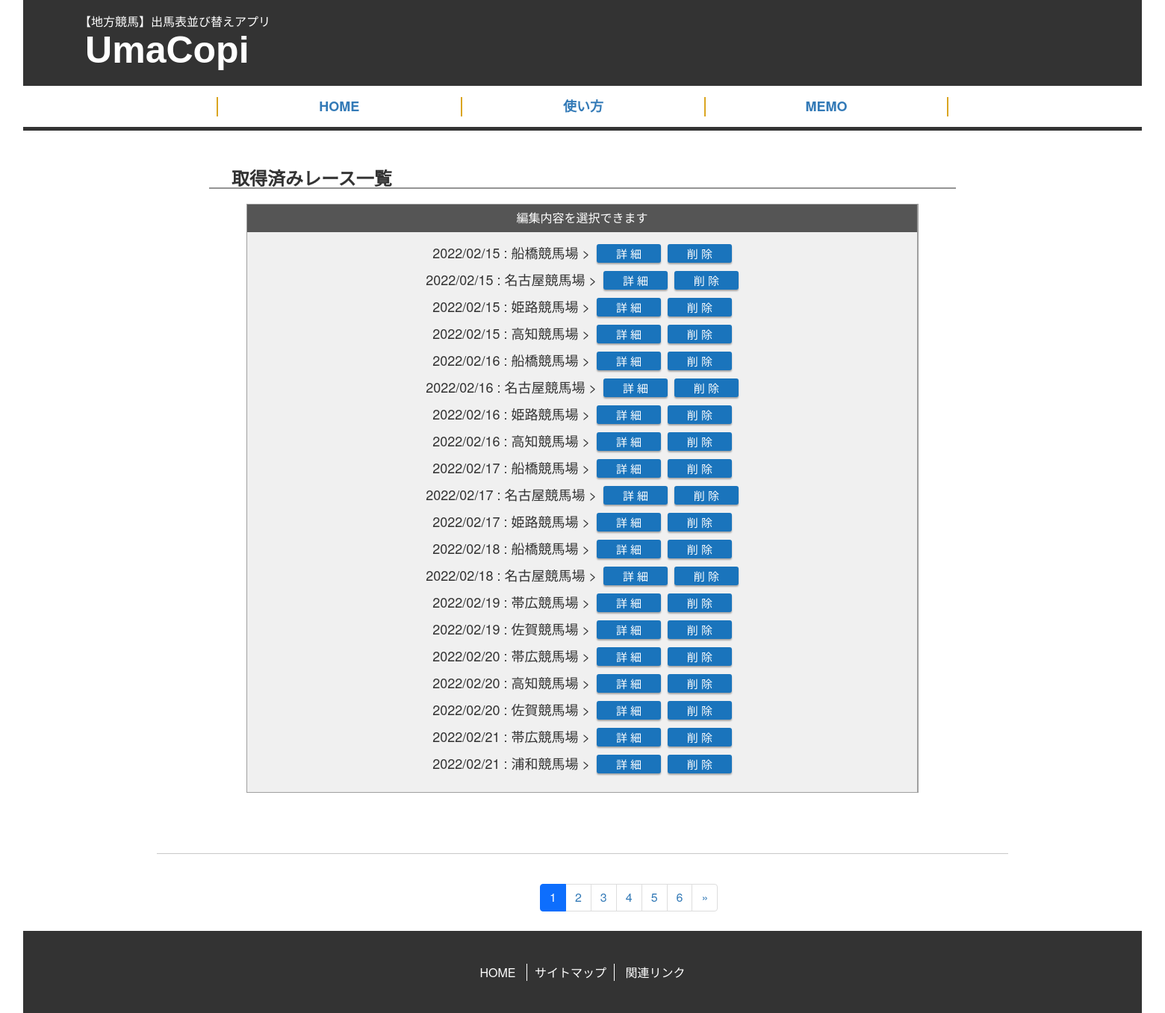
The page /umacopi/home/organize/ on the database its author committed.
### umacopi/models.py (models this page shows, shortened)
class RaceInfo(models.Model): # 『レース情報』テーブル(一開催日＋一開催場所当りの情報を特定)
    date = models.CharField(max_length=12, verbose_name='開催日') # 開催日
    venue = models.ForeignKey(Venue, on_delete=models.CASCADE, verbose_name='開催場所') # 開催場所
    class Meta:
        verbose_name_plural = "レース情報"

class Venue(models.Model): # 開催場所テーブル
    name = models.CharField(max_length=10, verbose_name='開催場所名')
    class Meta:
        verbose_name_plural = "開催場所"

### umacopi/views.py (the view)
# urls.py: path('home/organize/', OrganizeView.as_view(), name='organize'),
class OrganizeView(ListView):
    model = RaceInfo
    template_name = 'organize.html'
    paginate_by = 20

### templates/organize.html (shortened to what this page needs)
{% extends 'base.html' %}
{% load static %}
    {% block contents %}
    <div class="innerWrapper">
      <h3>取得済みレース一覧</h3>
      <table class="course">
        <tbody>
          <tr>
            <th class="edit">編集内容を選択できます</th>
          </tr>
          <tr>
            <td class="">
              {% for object in object_list %}
              <div>
                <span class="edit-race">{{ object.date }} : {{ object.venue.name }} ></span>
                <a href='{% url "detail_pk" object.pk %}?pk={{object.pk}}' class="delete-01">詳 細</a>
                <a href='{% url "delete_pk" object.pk %}?pk={{object.pk}}' class="delete-01">削 除</a><br>
              </div>
              {% endfor %}
            </td>
          </tr>
        </tbody>
      </table>
    </div>
    <div class="container">
      <hr>
      {% include "pagination.html" %}
    </div>
    {% endblock %}

### static/css/style.css (style rules this page uses)
h1, h2, h3, h4, h5, h6, .h1, .h2, .h3, .h4, .h5, .h6 { font-family: inherit; font-weight: 500; line-height: 1.1; color: inherit; }
a:-webkit-any-link { cursor: pointer; }
html, body, div, span, applet, object, iframe, h1, h2, h3, h4, h5, h6, p, blockquote, pre, a, abbr, acronym, address, big, cite, code, del, dfn, em, img, ins, kbd, q, s, samp, small, strike, strong, sub, sup, tt, var, b, u, i, center, dl, dt, dd, ol, ul, li, fieldset, form, label, legend, table, caption, tbody, tfoot, thead, tr, th, td, article, aside, canvas, details, embed, figure, figcaption, footer, header, hgroup, menu, nav, output, ruby, section, summary, time, mark, audio, video { margin: 0; padding: 0; border: 0; font-style: normal; font-weight: normal; font-size: 100%; }
.innerWrapper { width: 1000px; height: auto; margin: 0 auto; padding: 50px 0px; box-sizing: border-box; position: relative; }
div h3 { padding: 0 0 0 30px; background: url(../img/icon_h4_bread.png) 0 50% no-repeat; margin: 0 auto 20px; border-bottom: 2px solid #949494; }
h3 { width: 100%; height: auto; box-sizing: border-box; -moz-box-sizing: border-box; -webkit-box-sizing: border-box; padding: 0 0 3px; font-size: 24px; font-weight: 600; }
table { width: 900px; height: auto; margin: 0 auto 10px; padding: 0; display: block; border: 1px solid #9f9f9f; font-size: 15px; border-collapse: collapse; border-spacing: 0; }
tbody { display: table-row-group; vertical-align: middle; border-color: inherit; }
tr { display: table-row; vertical-align: inherit; border-color: inherit; }
table th { width: 300px; background: #555; color: #fff; font-size: 16px; padding: 7px 0; text-align: center; border-right: 1px solid #9f9f9f; }
table.course tr td { padding: 15px 20px; }
table tr td { border-right: 1px solid #9f9f9f; text-align: center; background: #f0f0f0; vertical-align: top; }
.edit { width: 900px; background: #555; color: #fff; padding: 7px 0; text-align: center; border-right: 1px solid #9f9f9f; }
table.course tr td a.delete-01 { width: 10%; height: 25px; margin: 0 0 10px 5px; padding: 0; box-sizing: border-box; -moz-box-sizing: border-box; -webkit-box-sizing: border-box; display: inline-block; color: #fff; background: #1a74bc; border-radius: 3px; box-shadow: 0px 2px 2px 0px rgba(0, 0, 0, 0.3); text-decoration: none; position: relative; line-height: 25px; }
.edit-race { font-size: large; text-align: center; }

### rows shown on the page
RaceInfo: date "2022/02/15", venue.name "船橋競馬場"
RaceInfo: date "2022/02/15", venue.name "名古屋競馬場"
RaceInfo: date "2022/02/15", venue.name "姫路競馬場"
RaceInfo: date "2022/02/15", venue.name "高知競馬場"
RaceInfo: date "2022/02/16", venue.name "船橋競馬場"
RaceInfo: date "2022/02/16", venue.name "名古屋競馬場"
RaceInfo: date "2022/02/16", venue.name "姫路競馬場"
RaceInfo: date "2022/02/16", venue.name "高知競馬場"
RaceInfo: date "2022/02/17", venue.name "船橋競馬場"
RaceInfo: date "2022/02/17", venue.name "名古屋競馬場"
RaceInfo: date "2022/02/17", venue.name "姫路競馬場"
RaceInfo: date "2022/02/18", venue.name "船橋競馬場"
RaceInfo: date "2022/02/18", venue.name "名古屋競馬場"
RaceInfo: date "2022/02/19", venue.name "帯広競馬場"
RaceInfo: date "2022/02/19", venue.name "佐賀競馬場"
RaceInfo: date "2022/02/20", venue.name "帯広競馬場"
RaceInfo: date "2022/02/20", venue.name "高知競馬場"
RaceInfo: date "2022/02/20", venue.name "佐賀競馬場"
RaceInfo: date "2022/02/21", venue.name "帯広競馬場"
RaceInfo: date "2022/02/21", venue.name "浦和競馬場"

### other values the page prints
{{ num }} "1"
{{ num }} "2" "3" "4" "5" "6"
